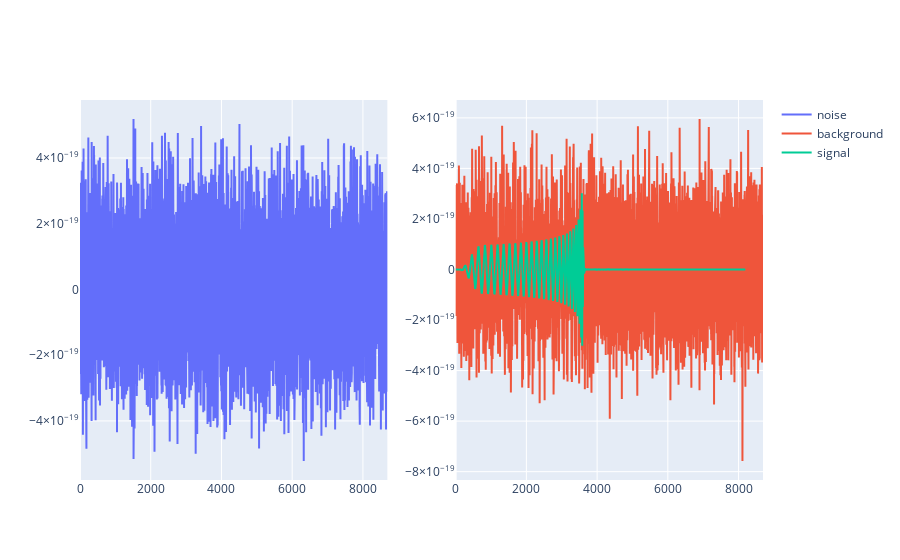

Here is the notebook cell this chart was saved with:
### Code cell
import numpy as np
from plotly.subplots import make_subplots
import plotly.graph_objects as go

# get the index corresponding to the first pure noise time series
background_idx = np.argmin(labels)
# get the index corresponding to the first noise + gravitational wave time series
signal_idx = np.argmax(labels)

ts_noise = noisy_signals[background_idx]
ts_background = noisy_signals[signal_idx]
ts_signal = gw_signals[signal_idx]

fig = make_subplots(rows=1, cols=2)

fig.add_trace(
    go.Scatter(x=list(range(len(ts_noise))), y=ts_noise, mode="lines", name="noise"),
    row=1,
    col=1,
)

fig.add_trace(
    go.Scatter(
        x=list(range(len(ts_background))),
        y=ts_background,
        mode="lines",
        name="background",
    ),
    row=1,
    col=2,
)

fig.add_trace(
    go.Scatter(x=list(range(len(ts_signal))), y=ts_signal, mode="lines", name="signal"),
    row=1,
    col=2,
)
fig.show()

### Figure 1 — Plotly figure (JSON) as saved in the notebook; plotly's stock layout.template omitted (floating-point values rounded to 4 significant figures; data arrays with more than 128 entries replaced by an {"elided": "..."} marker saying what was removed)
{"data": [{"mode": "lines", "name": "noise", "type": "scatter", "x": {"elided": "8692 int values"}, "xaxis": "x", "y": {"elided": "8692 float values"}, "yaxis": "y"}, {"mode": "lines", "name": "background", "type": "scatter", "x": {"elided": "8692 int values"}, "xaxis": "x2", "y": {"elided": "8692 float values"}, "yaxis": "y2"}, {"mode": "lines", "name": "signal", "type": "scatter", "x": {"elided": "8192 int values"}, "xaxis": "x2", "y": {"elided": "8192 float values"}, "yaxis": "y2"}], "layout": {"xaxis": {"anchor": "y", "domain": [0, 0.45]}, "xaxis2": {"anchor": "y2", "domain": [0.55, 1]}, "yaxis": {"anchor": "x", "domain": [0, 1]}, "yaxis2": {"anchor": "x2", "domain": [0, 1]}}}
